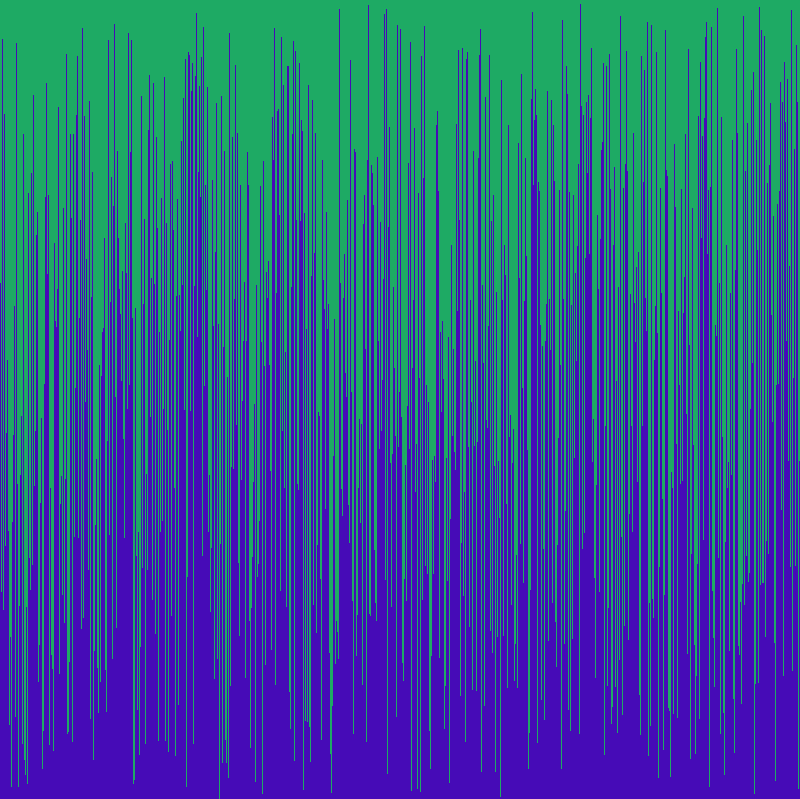
Frame 1 (no input)
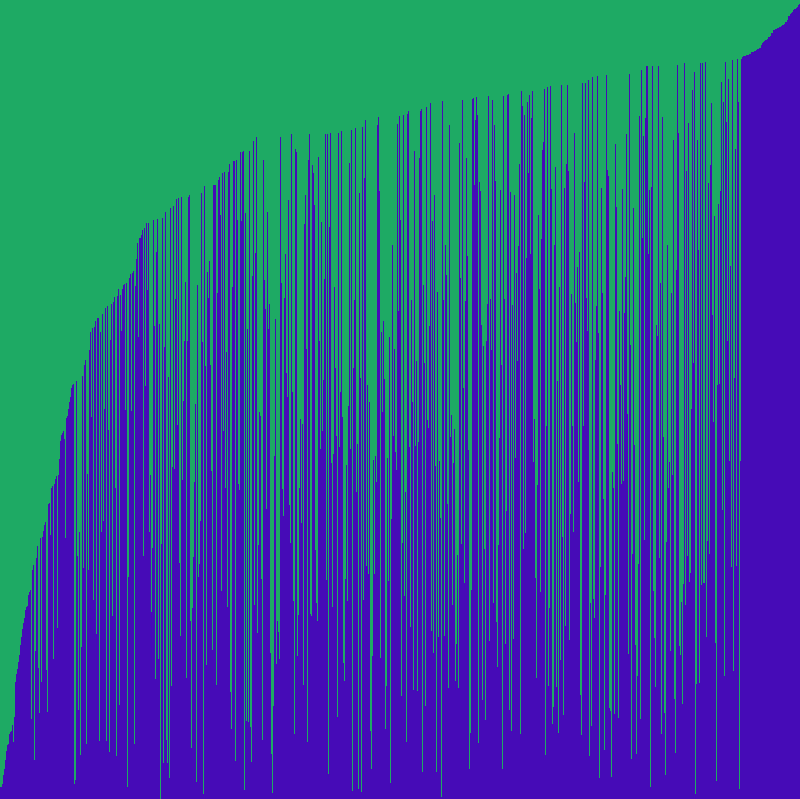
Frame 60 (the mouse pressed at the canvas centre just before this capture)
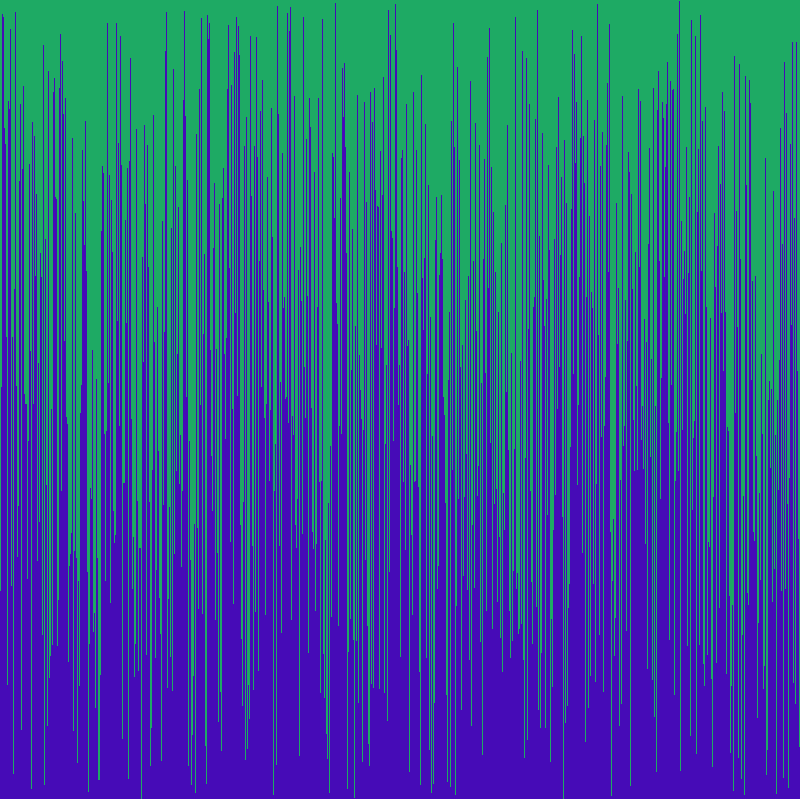
Frame 120 (the mouse held since frame 60 and released just before this capture)

The Processing sketch that drew these frames (run headless with seeded random() and noise(); from frame 60 on, the mouse is pressed at the canvas centre):

// Processing sketch: Sorting_lines
// ── Sorting_lines.pde
/* Paste the code into a new Processing sketch and complete the steps. */

//1. create an array of ints. don't initialize it yet.
int[] ints;
void setup() {
  //2. set the size of your window
  //  if you are using Processing 3, you cannot use variables
  //  because the developers don't know how programming is supposed to work.
size(800,799);
  //3. initialize your array with the built in width variable
  
  ints=new int[width];;;;;
  //4. initialize the ints in the array with random numbers
  //   from 0 to the built in height variable
for(int i=0; i<ints.length;i++){
 ints[i]=(int) random(height);
  
}
  //5. call the noStroke() method
noStroke();
}

void draw() {
  //6. set the background color with background(r, g, b);
background(30, 170, 100);
  //7. set the color for your graph
fill(70,11,183);;;;
  //8. draw a rectangle for each int in your array.
  //   the x value will be the current index in the array
  //   the y value will the height variable
  //   the width is 1 (one)
  //   the height is negative the value of the element at the current index of the array
for(int i=0; i<ints.length;i++){
  rect(i,height,1,-ints[i]);
  
}

  //9. call the stepSort method
stepSort(ints);
  //10. extract the code that randomizes the array into a method.

  //11. call the method you made in step 10 when the mouse is pressed
if(mousePressed){
 randomizeMethod(); 
}
}

 void randomizeMethod(){
   for(int i=0; i<ints.length;i++){
 ints[i]=(int) random(height);
  
}
   
 }
void stepSort(int[] arr) {
  for (int i = 1; i < arr.length; i++) {
    if (arr[i - 1] > arr[i]) {
      int t = arr[i];
      arr[i] = arr[i - 1];
      arr[i - 1] = t;
    }
  }
} 
